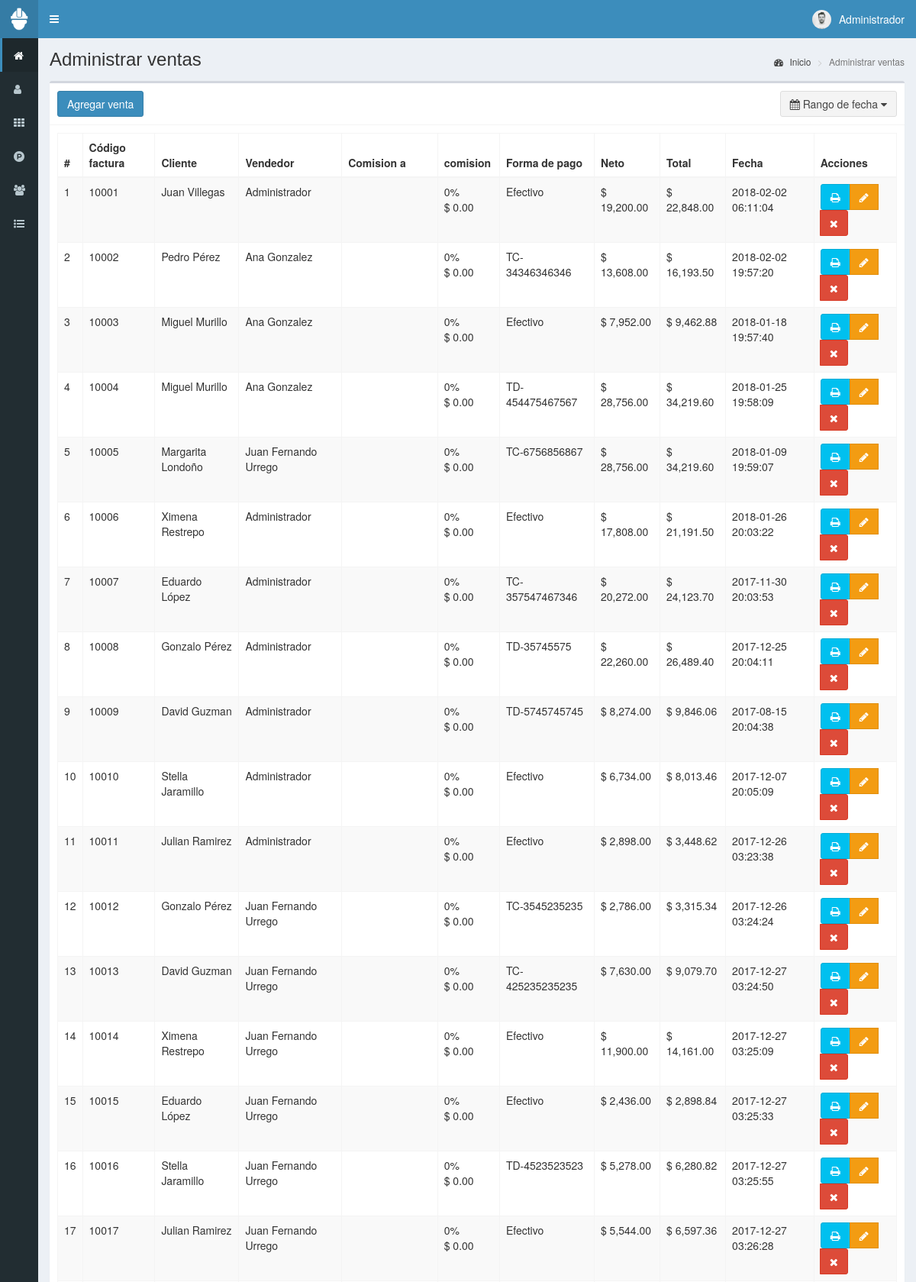
Page /pos/ventas (signed in, upper part) on the committed database.
### tables this page shows
CREATE TABLE IF NOT EXISTS `ventas` (
  `id` int(11) NOT NULL AUTO_INCREMENT,
  `codigo` int(11) NOT NULL,
  `id_cliente` int(11) NOT NULL,
  `id_vendedor` int(11) NOT NULL,
  `id_comision` int(11) NOT NULL COMMENT 'persona que atendio y tiene la comisión por la venta',
  `porcentaje_comision` int(2) NOT NULL COMMENT 'porcentaje de comisión',
  `productos` text NOT NULL,
  `impuesto` float NOT NULL,
  `neto` float NOT NULL,
  `total` float NOT NULL,
  `metodo_pago` text NOT NULL,
  `fecha` timestamp NOT NULL DEFAULT CURRENT_TIMESTAMP ON UPDATE CURRENT_TIMESTAMP,
  PRIMARY KEY (`id`)
);

CREATE TABLE IF NOT EXISTS `clientes` (
  `id` int(11) NOT NULL AUTO_INCREMENT,
  `nombre` text NOT NULL,
  `documento` int(11) NOT NULL,
  `email` text NOT NULL,
  `telefono` text NOT NULL,
  `direccion` text NOT NULL,
  `fecha_nacimiento` date NOT NULL,
  `compras` int(11) NOT NULL,
  `ultima_compra` datetime NOT NULL,
  `fecha` timestamp NOT NULL DEFAULT CURRENT_TIMESTAMP ON UPDATE CURRENT_TIMESTAMP,
  PRIMARY KEY (`id`)
);

CREATE TABLE IF NOT EXISTS `usuarios` (
  `id` int(11) NOT NULL AUTO_INCREMENT,
  `nombre` text NOT NULL,
  `usuario` text NOT NULL,
  `password` text NOT NULL,
  `perfil` text NOT NULL,
  `foto` text NOT NULL,
  `estado` int(11) NOT NULL,
  `ultimo_login` datetime NOT NULL,
  `fecha` timestamp NOT NULL DEFAULT CURRENT_TIMESTAMP ON UPDATE CURRENT_TIMESTAMP,
  PRIMARY KEY (`id`)
);

### pos/controladores/plantilla.controlador.php (called while the page is built)
<?php
class ControladorPlantilla{
	static public function ctrPlantilla(){
		include "vistas/plantilla.php";
	}
}

### pos/index.php (called while the page is built, shortened)
<?php
require_once "controladores/plantilla.controlador.php";
require_once "controladores/usuarios.controlador.php";
require_once "controladores/clientes.controlador.php";
require_once "controladores/ventas.controlador.php";
require_once "modelos/usuarios.modelo.php";
require_once "modelos/clientes.modelo.php";
require_once "modelos/ventas.modelo.php";
$plantilla = new ControladorPlantilla();
$plantilla -> ctrPlantilla();

### pos/controladores/ventas.controlador.php (called while the page is built, shortened)
<?php
class ControladorVentas{
	static public function ctrRangoFechasVentas($fechaInicial, $fechaFinal){
		$tabla = "ventas";
		$respuesta = ModeloVentas::mdlRangoFechasVentas($tabla, $fechaInicial, $fechaFinal);
		return $respuesta;
	}
}

### pos/modelos/conexion.php (called while the page is built)
<?php
class Conexion{
	static public function conectar(){
		$link = new PDO("mysql:host=localhost;dbname=pos",
			            "root",
			            "");
		$link->exec("set names utf8");
		return $link;
	}
}

### pos/modelos/ventas.modelo.php (called while the page is built, shortened)
<?php
require_once "conexion.php";
class ModeloVentas{
	static public function mdlRangoFechasVentas($tabla, $fechaInicial, $fechaFinal){
		if($fechaInicial == null){
			$stmt = Conexion::conectar()->prepare("SELECT * FROM $tabla ORDER BY id ASC");
			$stmt -> execute();
			return $stmt -> fetchAll();
		}else if($fechaInicial == $fechaFinal){
			$stmt = Conexion::conectar()->prepare("SELECT * FROM $tabla WHERE fecha like '%$fechaFinal%'");
			$stmt -> bindParam(":fecha", $fechaFinal, PDO::PARAM_STR);
			$stmt -> execute();
			return $stmt -> fetchAll();
		}
	}
}

### pos/controladores/clientes.controlador.php (called while the page is built, shortened)
<?php
class ControladorClientes{
	static public function ctrMostrarClientes($item, $valor){
		$tabla = "clientes";
		$respuesta = ModeloClientes::mdlMostrarClientes($tabla, $item, $valor);
		return $respuesta;
	}
}

### pos/modelos/clientes.modelo.php (called while the page is built, shortened)
<?php
require_once "conexion.php";
class ModeloClientes{
	static public function mdlMostrarClientes($tabla, $item, $valor){
		if($item != null){
			$stmt = Conexion::conectar()->prepare("SELECT * FROM $tabla WHERE $item = :$item");
			$stmt -> bindParam(":".$item, $valor, PDO::PARAM_STR);
			$stmt -> execute();
			return $stmt -> fetch();
		}else{
			$stmt = Conexion::conectar()->prepare("SELECT * FROM $tabla");
			$stmt -> execute();
			return $stmt -> fetchAll();
		}
	}
}

### pos/controladores/usuarios.controlador.php (called while the page is built, shortened)
<?php
class ControladorUsuarios{
	static public function ctrMostrarUsuarios($item, $valor){
		$tabla = "usuarios";
		$respuesta = ModeloUsuarios::MdlMostrarUsuarios($tabla, $item, $valor);
		return $respuesta;
	}
}

### pos/modelos/usuarios.modelo.php (called while the page is built, shortened)
<?php
require_once "conexion.php";
class ModeloUsuarios{
	static public function mdlMostrarUsuarios($tabla, $item, $valor){
		if($item != null){
			$stmt = Conexion::conectar()->prepare("SELECT * FROM $tabla WHERE $item = :$item");
			$stmt -> bindParam(":".$item, $valor, PDO::PARAM_STR);
			$stmt -> execute();
			return $stmt -> fetch();
		}else{
			$stmt = Conexion::conectar()->prepare("SELECT * FROM $tabla");
			$stmt -> execute();
			return $stmt -> fetchAll();
		}
	}
}

### pos/vistas/modulos/ventas.php (the view, shortened to what this page needs)
<div class="content-wrapper">
  <section class="content-header">
    <h1>
      Administrar ventas
    </h1>
    <ol class="breadcrumb">
      <li><a href="inicio"><i class="fa fa-dashboard"></i> Inicio</a></li>
      <li class="active">Administrar ventas</li>
    </ol>
  </section>
  <section class="content">
    <div class="box">
      <div class="box-header with-border">
        <a href="crear-venta">
          <button class="btn btn-primary">
            Agregar venta
          </button>
        </a>
         <button type="button" class="btn btn-default pull-right" id="daterange-btn">
            <span>
              <i class="fa fa-calendar"></i> Rango de fecha
            </span>
            <i class="fa fa-caret-down"></i>
         </button>
      </div>
      <div class="box-body">
       <table class="table table-bordered table-striped dt-responsive tablas" width="100%">
        <thead>
         <tr>
           <th style="width:10px">#</th>
           <th>Código factura</th>
           <th>Cliente</th>
           <th>Vendedor</th>
		   <th>Comision a</th>
		   <th>comision</th>
           <th>Forma de pago</th>
           <th>Neto</th>
           <th>Total</th>
           <th>Fecha</th>
           <th>Acciones</th>
         </tr>
        </thead>
        <tbody>
        <?php
          if(isset($_GET["fechaInicial"])){
            $fechaInicial = $_GET["fechaInicial"];
            $fechaFinal = $_GET["fechaFinal"];
          }else{
            $fechaInicial = null;
            $fechaFinal = null;
          }
          $respuesta = ControladorVentas::ctrRangoFechasVentas($fechaInicial, $fechaFinal);
          foreach ($respuesta as $key => $value) {
           echo '<tr>
                  <td>'.($key+1).'</td>
                  <td>'.$value["codigo"].'</td>';
                  $itemCliente = "id";
                  $valorCliente = $value["id_cliente"];
                  $respuestaCliente = ControladorClientes::ctrMostrarClientes($itemCliente, $valorCliente);
                  echo '<td>'.$respuestaCliente["nombre"].'</td>';
                  $itemUsuario = "id";
                  $valorUsuario = $value["id_vendedor"];
				  $comision = $value["id_comision"];
                  $respuestaUsuario = ControladorUsuarios::ctrMostrarUsuarios($itemUsuario, $valorUsuario);
                  $persona_comision = ControladorUsuarios::ctrMostrarUsuarios($itemUsuario, $comision);
                  echo '<td>'.$respuestaUsuario["nombre"].'</td>';
				  echo '<td>'.$persona_comision["nombre"].'</td>';
				  echo'<td>'.$value["porcentaje_comision"].'%<br>$ '.number_format((($value["neto"]*$value["porcentaje_comision"])/100),2).'</td>
                  <td>'.$value["metodo_pago"].'</td>
                  <td>$ '.number_format($value["neto"],2).'</td>
                  <td>$ '.number_format($value["total"],2).'</td>
                  <td>'.$value["fecha"].'</td>
                  <td>
                    <div class="btn-group">
                      <button class="btn btn-info btnImprimirFactura" codigoVenta="'.$value["codigo"].'">
                        <i class="fa fa-print"></i>
                      </button>';
                      if($_SESSION["perfil"] == "Administrador"){
                      echo '<button class="btn btn-warning btnEditarVenta" idVenta="'.$value["id"].'"><i class="fa fa-pencil"></i></button>
                      <button class="btn btn-danger btnEliminarVenta" idVenta="'.$value["id"].'"><i class="fa fa-times"></i></button>';
                    }
                    echo '</div>
                  </td>
                </tr>';
            }
        ?>
        </tbody>
       </table>
      </div>
    </div>
  </section>
</div>

### rows in the picture
ventas: codigo "10001", id_cliente.nombre "Juan Villegas", usuarios.nombre "Administrador", porcentaje_comision "0", ($value["neto"]*$value["porcentaje_comision"])/100 "0.00", metodo_pago "Efectivo", neto "19,200.00", total "22,848.00", fecha "2018-02-02 06:11:04"
ventas: codigo "10002", id_cliente.nombre "Pedro Pérez", usuarios.nombre "Ana Gonzalez", porcentaje_comision "0", ($value["neto"]*$value["porcentaje_comision"])/100 "0.00", metodo_pago "TC-34346346346", neto "13,608.00", total "16,193.50", fecha "2018-02-02 19:57:20"
ventas: codigo "10003", id_cliente.nombre "Miguel Murillo", usuarios.nombre "Ana Gonzalez", porcentaje_comision "0", ($value["neto"]*$value["porcentaje_comision"])/100 "0.00", metodo_pago "Efectivo", neto "7,952.00", total "9,462.88", fecha "2018-01-18 19:57:40"
ventas: codigo "10004", id_cliente.nombre "Miguel Murillo", usuarios.nombre "Ana Gonzalez", porcentaje_comision "0", ($value["neto"]*$value["porcentaje_comision"])/100 "0.00", metodo_pago "TD-454475467567", neto "28,756.00", total "34,219.60", fecha "2018-01-25 19:58:09"
ventas: codigo "10005", id_cliente.nombre "Margarita Londoño", usuarios.nombre "Juan Fernando Urrego", porcentaje_comision "0", ($value["neto"]*$value["porcentaje_comision"])/100 "0.00", metodo_pago "TC-6756856867", neto "28,756.00", total "34,219.60", fecha "2018-01-09 19:59:07"
ventas: codigo "10006", id_cliente.nombre "Ximena Restrepo", usuarios.nombre "Administrador", porcentaje_comision "0", ($value["neto"]*$value["porcentaje_comision"])/100 "0.00", metodo_pago "Efectivo", neto "17,808.00", total "21,191.50", fecha "2018-01-26 20:03:22"
ventas: codigo "10007", id_cliente.nombre "Eduardo López", usuarios.nombre "Administrador", porcentaje_comision "0", ($value["neto"]*$value["porcentaje_comision"])/100 "0.00", metodo_pago "TC-357547467346", neto "20,272.00", total "24,123.70", fecha "2017-11-30 20:03:53"
ventas: codigo "10008", id_cliente.nombre "Gonzalo Pérez", usuarios.nombre "Administrador", porcentaje_comision "0", ($value["neto"]*$value["porcentaje_comision"])/100 "0.00", metodo_pago "TD-35745575", neto "22,260.00", total "26,489.40", fecha "2017-12-25 20:04:11"
ventas: codigo "10009", id_cliente.nombre "David Guzman", usuarios.nombre "Administrador", porcentaje_comision "0", ($value["neto"]*$value["porcentaje_comision"])/100 "0.00", metodo_pago "TD-5745745745", neto "8,274.00", total "9,846.06", fecha "2017-08-15 20:04:38"
ventas: codigo "10010", id_cliente.nombre "Stella Jaramillo", usuarios.nombre "Administrador", porcentaje_comision "0", ($value["neto"]*$value["porcentaje_comision"])/100 "0.00", metodo_pago "Efectivo", neto "6,734.00", total "8,013.46", fecha "2017-12-07 20:05:09"
ventas: codigo "10011", id_cliente.nombre "Julian Ramirez", usuarios.nombre "Administrador", porcentaje_comision "0", ($value["neto"]*$value["porcentaje_comision"])/100 "0.00", metodo_pago "Efectivo", neto "2,898.00", total "3,448.62", fecha "2017-12-26 03:23:38"
ventas: codigo "10012", id_cliente.nombre "Gonzalo Pérez", usuarios.nombre "Juan Fernando Urrego", porcentaje_comision "0", ($value["neto"]*$value["porcentaje_comision"])/100 "0.00", metodo_pago "TC-3545235235", neto "2,786.00", total "3,315.34", fecha "2017-12-26 03:24:24"
ventas: codigo "10013", id_cliente.nombre "David Guzman", usuarios.nombre "Juan Fernando Urrego", porcentaje_comision "0", ($value["neto"]*$value["porcentaje_comision"])/100 "0.00", metodo_pago "TC-425235235235", neto "7,630.00", total "9,079.70", fecha "2017-12-27 03:24:50"
ventas: codigo "10014", id_cliente.nombre "Ximena Restrepo", usuarios.nombre "Juan Fernando Urrego", porcentaje_comision "0", ($value["neto"]*$value["porcentaje_comision"])/100 "0.00", metodo_pago "Efectivo", neto "11,900.00", total "14,161.00", fecha "2017-12-27 03:25:09"
ventas: codigo "10015", id_cliente.nombre "Eduardo López", usuarios.nombre "Juan Fernando Urrego", porcentaje_comision "0", ($value["neto"]*$value["porcentaje_comision"])/100 "0.00", metodo_pago "Efectivo", neto "2,436.00", total "2,898.84", fecha "2017-12-27 03:25:33"
ventas: codigo "10016", id_cliente.nombre "Stella Jaramillo", usuarios.nombre "Juan Fernando Urrego", porcentaje_comision "0", ($value["neto"]*$value["porcentaje_comision"])/100 "0.00", metodo_pago "TD-4523523523", neto "5,278.00", total "6,280.82", fecha "2017-12-27 03:25:55"
ventas: codigo "10017", id_cliente.nombre "Julian Ramirez", usuarios.nombre "Juan Fernando Urrego", porcentaje_comision "0", ($value["neto"]*$value["porcentaje_comision"])/100 "0.00", metodo_pago "Efectivo", neto "5,544.00", total "6,597.36", fecha "2017-12-27 03:26:28"

### other values in the picture
$_SESSION["nombre"] "Administrador"
